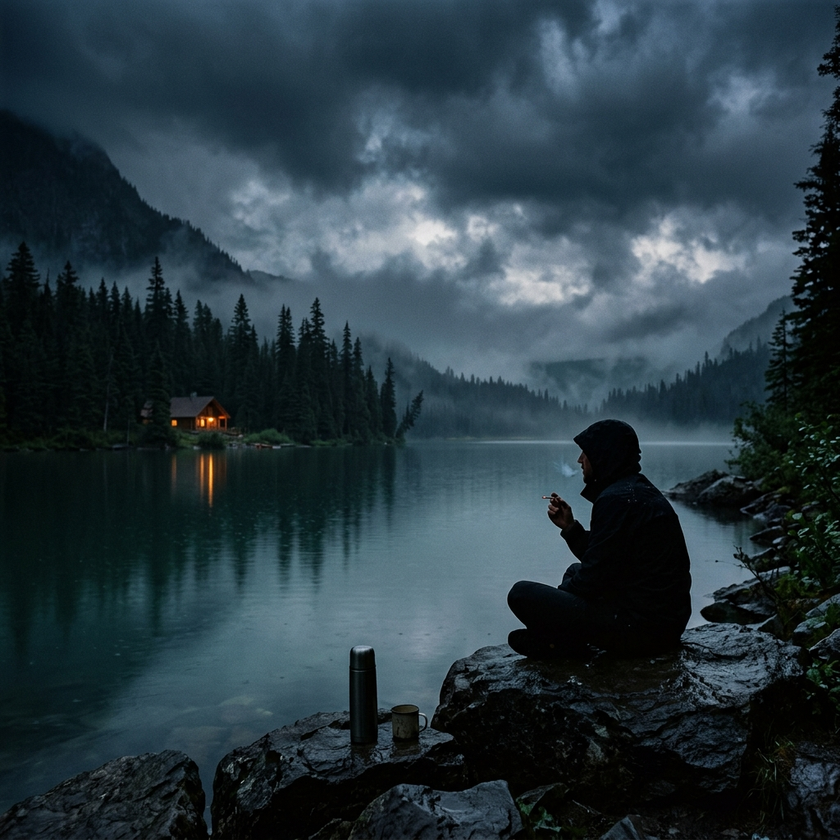
#> input picture assets/images/lake_guy.png, 840 x 840 px, shrunk from 1024 x 1024 before the run, found by its file name
$ python draw_cigarette_tip_fine.py
#> lines starting #> are read from the running program, lines starting #| are printed output that depends on the picture
from PIL import Image, ImageDraw

img = Image.open('c:/laragon/www/my_vibe/assets/images/lake_guy.png').convert('RGB')
#> img is the input picture: PIL image 840x840 RGB; mean R, G, B 41.6, 58.4, 66.7
w, h = img.size
#> w = 840; h = 840

# From the grid view, the man's hand and cigarette tip appear to be around:
# x: 55-58%, y: 53-57%
# Let's mark a few candidates to find the best match

cx = int(w * 0.575)
#> cx = 482
cy = int(h * 0.540)
#> cy = 453
crop_size = 80

x1, y1 = cx - crop_size, cy - crop_size
#> x1 = 402; y1 = 373
x2, y2 = cx + crop_size, cy + crop_size
#> x2 = 562; y2 = 533

crop = img.crop((x1, y1, x2, y2))
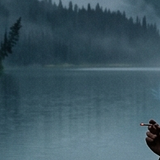
#> crop: PIL image 160x160 RGB; mean R, G, B 61.9, 87.3, 99
cw, ch = crop.size
#> cw = 160; ch = 160

draw = ImageDraw.Draw(crop)

# Draw grid every 1%
for x_pct in range(50, 68):
    cx_pct = int(w * x_pct / 100) - x1
    if 0 <= cx_pct < cw:
        color = (200, 0, 0) if x_pct % 5 == 0 else (80, 0, 0)
        draw.line([(cx_pct, 0), (cx_pct, ch)], fill=color, width=1)
        if x_pct % 2 == 0:
            draw.text((cx_pct + 1, 3), f"{x_pct}%", fill=(255, 100, 100))

for y_pct in range(47, 63):
    cy_pct = int(h * y_pct / 100) - y1
    if 0 <= cy_pct < ch:
        color = (0, 200, 0) if y_pct % 5 == 0 else (0, 80, 0)
        draw.line([(0, cy_pct), (cw, cy_pct)], fill=color, width=1)
        if y_pct % 2 == 0:
            draw.text((3, cy_pct + 1), f"{y_pct}%", fill=(100, 255, 100))

# Mark old current
cm_old_x = int(w * 0.635) - x1
#> cm_old_x = 131
cm_old_y = int(h * 0.590) - y1
#> cm_old_y = 122
if 0 <= cm_old_x < cw and 0 <= cm_old_y < ch:
    draw.text((cm_old_x, cm_old_y), "X OLD", fill=(255, 255, 255))

dest_path = 'C:/Users/LENOVO/.gemini/antigravity-ide/brain/70d14234-39af-44f8-a996-b4b7f4ef5622/cigarette_tip_fine.png'
crop.save(dest_path)
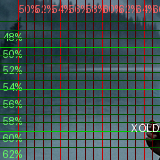
#> saved as cigarette_tip_fine.png: PIL image 160x160 RGB; mean R, G, B 64.2, 83.8, 80.4
print(f"Saved to {dest_path}")

$ run again, with assets/images/rainy_forest.jpg saved as assets/images/lake_guy.png
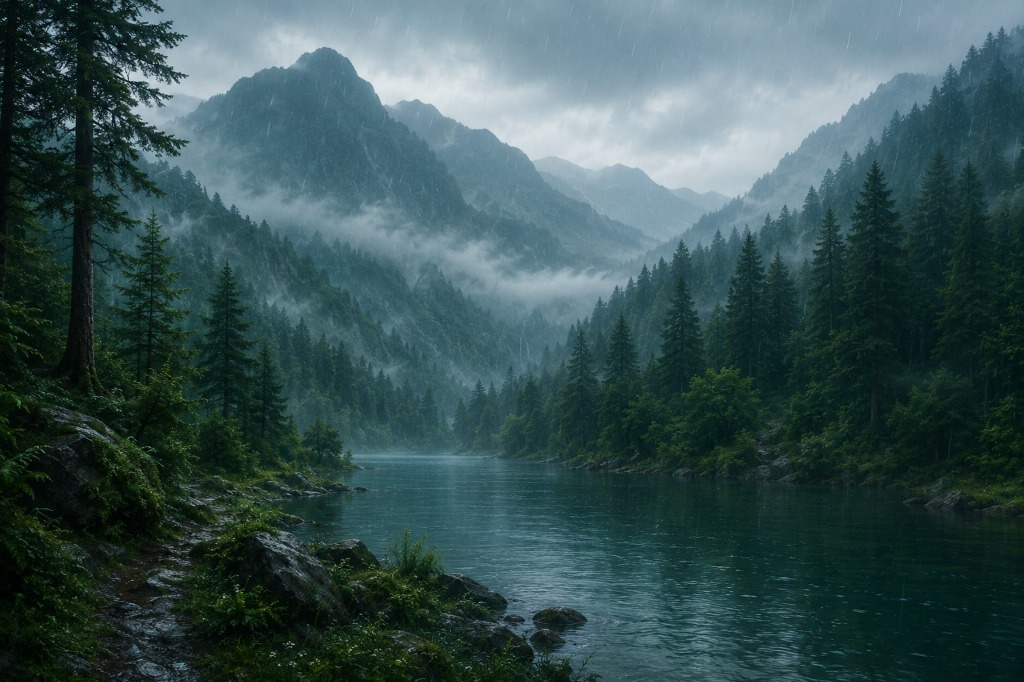
#> input picture assets/images/rainy_forest.jpg, 1024 x 682 px, found by its file name
#> img is the input picture: PIL image 1024x682 RGB; mean R, G, B 56.5, 82.1, 83.3
#> `crop = img.crop((x1, y1, x2, y2))`:
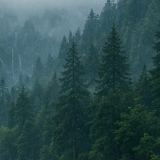
#> crop: PIL image 160x160 RGB; mean R, G, B 47.5, 78.3, 80.2
#> `crop.save(dest_path)`:
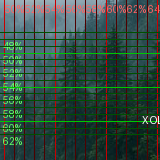
#> saved as cigarette_tip_fine.png: PIL image 160x160 RGB; mean R, G, B 52.1, 76.6, 65.6
